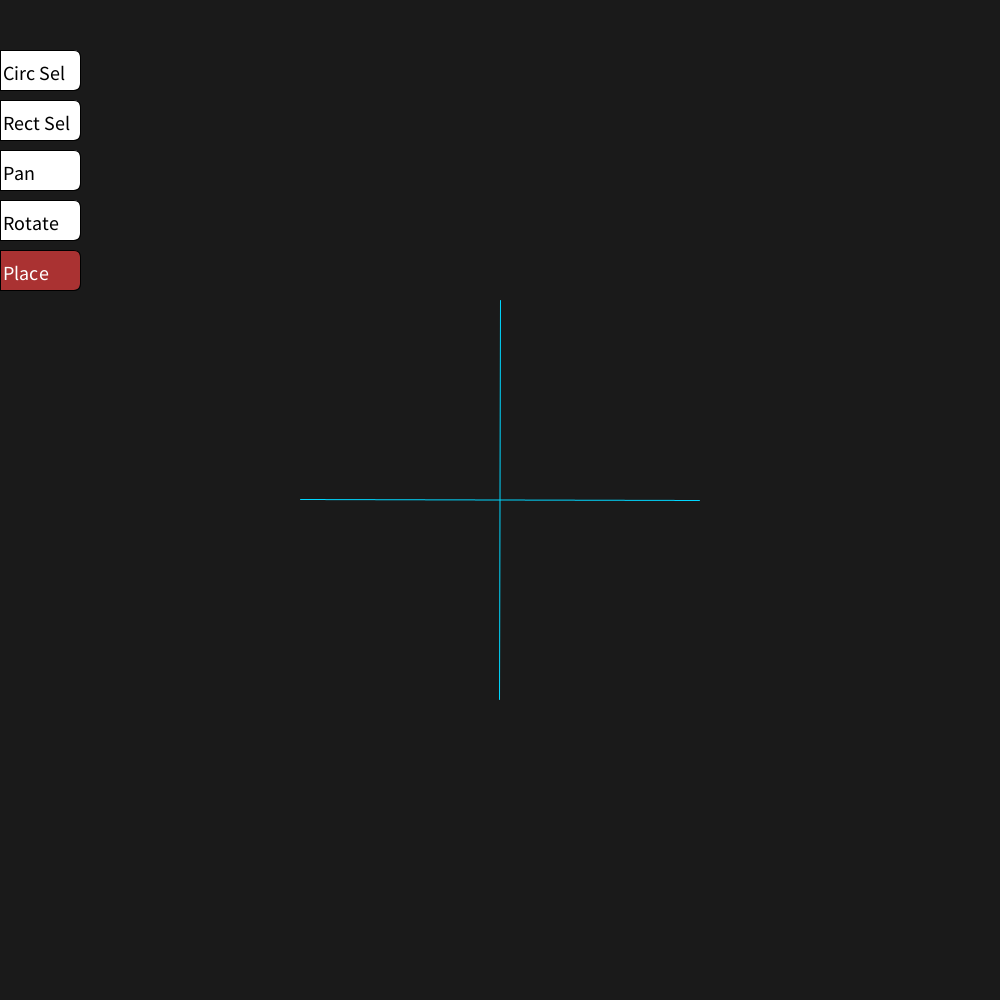
Frame 1 (no input)
Frame 60 (the mouse pressed at the canvas centre just before this capture): identical to frame 1, image omitted
Frame 120 (the mouse held since frame 60 and released just before this capture): identical to frame 1, image omitted

The Processing sketch that drew this single still picture (run headless with seeded random() and noise(); from frame 60 on, the mouse is pressed at the canvas centre):

// Processing sketch: RangeApp
// ── RangeApp.pde
Camera cam;
TreeContainer pot;//or tree
Menu menu;
Selector selector;
Point nearestNeighbor;
ArrayList<Point> pointList, selectedList;
boolean drawCon, drawHelp, drawTreeRelations, drawTreeBoundaries, drawGnoman, useSelector;

void setup() {
  size(1000,1000);
  background(120);
  ellipseMode(CENTER);
  cam = new Camera();
  pot = new TreeContainer();
  selector = new Selector();
  nearestNeighbor = null;
  menu = new Menu();
  pointList = new ArrayList<Point>();
  selectedList = new ArrayList<Point>();

  drawCon = false;
  drawHelp = false;
  drawGnoman = true;
  drawTreeRelations = false;
  drawTreeBoundaries = true;
  
}

void draw() {
  background(c_background);
  
  pushMatrix();
    cam.update();
    if(drawGnoman) GnomanDraw(200);
    
    if(drawTreeBoundaries) {
      pot.drawBoundaries();
    }
   
    if(drawTreeRelations) {
      pot.drawRelations();
    }
  
    for(Point p: pointList) {
      p.draw();
    }
  popMatrix();

  if(useSelector) {
    selector.draw();
  }

  if (drawHelp) {
    drawHelpMenu();
  } else {
    menu.draw();
  }

}

void keyPressed() {
  switch(key) {
    case 'c':
    case 'C':
      pointList.clear();
      selectedList.clear();
      pot.clearTree();
      break;
    case 'h':
    case 'H':
      drawHelp = !drawHelp;
      break;
    case 'k':
    case 'K':
      drawTreeRelations = !drawTreeRelations;
      break;
    case 'j':
    case 'J':
      drawTreeBoundaries = !drawTreeBoundaries;
      break;
    case 'e':
    case 'E':
      drawGnoman = !drawGnoman;
      break;
    case 'r':
    case 'R':
      addRandom(1);
      break;
    case 't':
    case 'T':
      addRandom(20);
      break;
  } 
}

void checkSelect() {}

void setSelected(ArrayList<Point> pointList) {
  for(Point p: selectedList) {
    p.setUnSelected();
  }
  selectedList = pointList;
  for(Point p: selectedList) {
    p.setSelected();
  }
}

void addRandom(int n) {
  for(int i = 0; i < n; i++) {
     Point p = new Point((int)random(width),(int)random(height));
     Point r = cam.transform(p);
     pointList.add(r);
     pot.insert(r);
  }
}

void GnomanDraw(int r) {
  pushStyle();
  stroke(c_gnoman);
  line(-r,0,r,0);
  line(0,-r,0,r);
  popStyle();
}

void mousePressed() {
  if(mouseButton == LEFT && !menu.mousePressed()) { 
    if(useSelector) {
      selector.mousePressed(); 
    } else {
      cam.mousePressed();
    }
  }
  if(mouseButton == RIGHT) { 
    cam.mousePressed();
  }
}

void mouseDragged() {
  if(mouseButton == LEFT) { 
    if(useSelector) {
      selector.mouseDragged();
    } else {
      cam.mouseDragged();
    }
  }
  if(mouseButton == RIGHT) { 
    cam.mouseDragged(); 
  }
}

void mouseReleased() {
  if(mouseButton == LEFT) { 
    if(useSelector) {
      menu.mouseReleased(); 
    } else {
      cam.mouseReleased();
    }
  }
  if(mouseButton == RIGHT) { 
    cam.mouseReleased(); 
  }
}

void balanceTree (ArrayList<Point> points, boolean dir) {

}
class BoundingBox {
  float x1, x2, y1, y2;
  public BoundingBox(float _x1, float _x2, float _y1, float _y2)
  {
    x1 = _x1;
    x2 = _x2;
    y1 = _y1;
    y2 = _y2;
  }
  void draw()
  {
    pushStyle();
    stroke(0);
    line(x1, y1, x2, y1); 
    line(x1, y2, x2, y2);
    line(x1, y1, x1, y2);
    line(x2, y1, x2, y2);
    popStyle();
  }
}

class CirSHandler implements ButtonHandler{
  void Selected() {
    selector.setSelectMode(1);
    useSelector = true;
  }
}

class RectSHandler implements ButtonHandler{
  void Selected() {
    selector.setSelectMode(0);
    useSelector = true;
  }
}
class PanHandler implements ButtonHandler{
  void Selected() {
    cam.setMode(0);
    useSelector = false;
  }
}

class RotHandler implements ButtonHandler{
  void Selected() {
    cam.setMode(1);
    useSelector = false;
  }
}

class PlaceHandler implements ButtonHandler{
  void Selected() {
    selector.setSelectMode(3);
    useSelector = true;
  }
}

interface ButtonHandler {
  void Selected ();
}

class Button {
  int _x;
  int _y;
  int _w;
  int _h;
  int _r;
  boolean _isSel;
  String _label;
  ArrayList<ButtonHandler> _handlerList;

  Button (int x, int y, String label) {
    _x = x;
    _y = y;
    _w = i_buttonWidth;
    _h = i_buttonHeight;
    _r = i_buttonRad;
    _handlerList = new ArrayList<ButtonHandler> ();
    _label = label;
    _isSel = false;
  }
 
  boolean isMouseOver() {
    return mouseX >= _x && mouseX <= _x + _w && mouseY >= _y && mouseY <= _y + _h;
  }
  
  void Select() {
    _isSel = true;
    for(ButtonHandler h: _handlerList) {
      h.Selected();
    }
  }

  void unSelect() {
    _isSel = false;
  }

  void draw () {
      pushStyle();
      stroke(c_buttonStr);
      if(_isSel) {
        fill(c_buttonSel);
      } else {
        fill(c_buttonDef);
      }
      rect(_x, _y, _w, _h, 0, _r, _r, 0);
      if(_isSel) {
        fill(c_WHITE);
      } else {
        fill(c_BLACK);
      }
      textSize(20);
      text(_label, _x + 3, _y + _h - 10);
      popStyle();
  } 

  void addHandler (ButtonHandler h) {
    _handlerList.add(h);
  }
}
class Camera { 
  float _x;
  float _y;
  float _scale;
  float _angle;
  float _oldX;
  float _oldY;
  float _oldAngle;
  float _oldScale;
  
  int   _initMX;
  int   _initMY;

  int _mode;
  
  Camera() {
    _x = 0.0;
    _y = 0.0;
    _scale = 1.0;
    _angle = 4 * PI;
  }

  void setMode(int mode) {
    _mode = mode;
  }
  
  void update() {
    translate(_x + width/2,_y + height/2);
    rotate(_angle);
    scale(_scale); 
  } 
  
  void mousePressed() {
        _initMX = mouseX;
        _initMY = mouseY;
        _oldScale = _scale;
        _oldX = _x;
        _oldY = _y;
        _oldAngle = _angle;
  }
  
  void mouseDragged() {
    float difX = (float)(mouseX - _initMX);
    float difY = (float)(mouseY - _initMY);
       
    if(mouseButton == RIGHT) {
      difX /= (float)(width);
      difY /= (float)(height);
      _scale = f_EPSILON + abs((1 - 4*(difX + difY)) * _oldScale); 
      _x = _oldX * _scale;
      _y = _oldY * _scale; 
    } else {
      switch(_mode) {
        case 0:
          difX *= 1.0/_scale;
          difY *= 1.0/_scale;
          _x = _oldX + difX;
          _y = _oldY + difY;
          break;
        case 1:
          float initAngle = atan((_initMY - height/2)/(f_EPSILON + _initMX - width/2)); 
          float newAngle = atan((mouseY - height/2)/(f_EPSILON + mouseX - width/2)); 
          float delta = newAngle - initAngle;
          _angle = _oldAngle + delta;
          break;
      }
    }
  }
  
  void mouseReleased() {
    
  }

  Point transform(Point p) {
    float px = (1.0/_scale)*((p._x - width/2) - _x);
    float py = (1.0/_scale)*((p._y - height/2) - _y);
    float x = (cos(_angle)*px + sin(_angle)*py);
    float y = (-sin(_angle)*px + cos(_angle)*py);
    return new Point(x,y);
  }
}
class Menu{
  ArrayList<Button> _buttonList;

  Menu(){
    _buttonList = new ArrayList<Button>();
    makeButtons();
  }
  
  void draw(){
    for(Button b: _buttonList) {
      b.draw();
    }
  }
  
  boolean mousePressed(){
    boolean result = false;
    for(Button b: _buttonList) {
      boolean check = b.isMouseOver();
      if(check) {
        result = true;
        for(Button b0: _buttonList) {
          b0.unSelect();
        }
        b.Select();
        break;
      }
    }
    return result;
  }

  void mouseDragged() { 
    selector.stretchSelection(); 
  }
 
  void mouseReleased() { 
    selector.resetSelection(); 
  }

  void makeButtons() {
    int y = 50;
    Button cirS = new Button (0, y, "Circ Sel");
    y += i_buttonHeight + 10;
    _buttonList.add(cirS);
    cirS.addHandler(new CirSHandler());
   
    Button rectS = new Button (0, y, "Rect Sel");
    y += i_buttonHeight + 10;
    _buttonList.add(rectS);
    rectS.addHandler(new RectSHandler());
    
    Button pan = new Button (0, y, "Pan");
    y += i_buttonHeight + 10;
    _buttonList.add(pan);
    pan.addHandler(new PanHandler());
    
    Button rot = new Button (0, y, "Rotate");
    y += i_buttonHeight + 10;
    _buttonList.add(rot);
    rot.addHandler(new RotHandler());
 
    Button place = new Button (0, y, "Place");
    y += i_buttonHeight + 10;
    _buttonList.add(place);
    place.addHandler(new PlaceHandler());
    place.Select();
  }
}

void drawHelpMenu() {
    float hwidth = 400;
    float hheight = 600;

    pushStyle();
    strokeWeight (i_helpStrokeWidth);
    stroke(c_helpStroke);
    fill(c_helpBackground);
    rect(width/2 - hwidth/2, height/2 - hheight/2, hwidth, hheight, 50, 50, 50, 50);
    textSize(40);
    fill(c_helpText);
    text("Help:", width/2 - 50, height/2 - hheight/2 + 50);
    textSize (30);
    float x = width/2 - 150;
    float y = height/2 - hheight/2 + 100;
    for (int i = 0; i < i_helpStrings; i++) {
      text(s_helpStrings[i], x, y);
      y += 35;
    }
    popStyle();
}


class Point {
  float _r = i_pointRad;
  float _x;
  float _y;
  boolean _isSelected;

  Point(float x0, float y0) {
    _x = x0;
    _y = y0;
    _isSelected = false;
  }

  void draw() {
    pushStyle();
    stroke(c_pointStroke);
    fill((_isSelected) ? c_pointSelect : c_pointDefault);
    ellipse(_x, _y, i_pointRad, i_pointRad);
    popStyle();
  }

  boolean isSelectedPoint(float x, float y) {
    return (x - _x)*(x - _x) + (y - _y) * (y - _y) < _r * _r;
  }

  boolean isSelectedCir(float x, float y, float r) {
    return (x - _x)*(x - _x) + (y - _y)*(y - _y) < r * r;
  }

  boolean isSelectedRect(float x1, float y1, float x2, float y2, float x3, float y3, float x4, float y4) {
    int l0 = lineSideTest(x1, y1, x2, y2, _x, _y);
    int l1 = lineSideTest(x2, y2, x3, y3, _x, _y);
    int l2 = lineSideTest(x3, y3, x4, y4, _x, _y);
    int l3 = lineSideTest(x4, y4, x1, y1, _x, _y);
    
    return (l0 == l1) && (l1 == l2) && (l2 == l3);  
  }

  void setSelected() {
    _isSelected = true;
  }

  void setUnSelected() {
    _isSelected = false;
  }

  void toggleSelected() {
    _isSelected = !_isSelected;
  }
}
// Pallete
color c_WHITE = color (255, 255, 255);
color c_BLACK = color (0, 0, 0);
color c_PROCBLUE = color (5,13,22);
color c_LIGHTBLUE = color (0, 215, 255);
color c_YELLOW = color (215, 255, 0);
color c_HILITE = color (70, 255, 50, 180);//selector filling

// Screen Color
color c_background = color (26, 26, 26);
color c_gnoman = c_LIGHTBLUE;

// Buttons
color c_buttonStr = c_BLACK;
color c_buttonDef = c_WHITE;
color c_buttonSel = color (170, 50, 50);
int   i_buttonWidth = 80;
int   i_buttonHeight = 40;
int   i_buttonRad = 7;

// Menu Colors
color c_modeText = c_BLACK;
color c_modeBackground = color (200,200,200,200);

// Help Colors
color c_helpBackground = c_PROCBLUE;
color c_helpStroke = c_BLACK;
color c_helpText = c_WHITE;
int   i_helpStrokeWidth = 2;

// Point
color c_pointStroke = c_BLACK;
color c_pointDefault = c_WHITE;
color c_pointSelect = color (255, 50, 50);
int   i_pointRad = 20;

// Tree stuff
int   i_relationWidth = 2;
int   i_boundaryWidth = 3;

// Help Strings
int i_helpStrings = 7;
String[] s_helpStrings = {
   "h: Toggle Help",
   "e: Toggle Gnoman",
   "k: Toggle Relations",
   "j: Toggle Boundaries",
   "c: Clear Points",
   "r: Add 1 Random",
   "t: Add 20 Random"
};

// Math Stuff
float f_EPSILON = 0.000001;
float f_INFINITY = 999999;
class Selector{
  int _startX,_startY, _endX, _endY;
  float _state;
  float _a, _b, _radius;
  boolean _selecting, _animating, _searching;
  int _select_mode;
  Point point;
  
  Selector(){
    _selecting = false;
    _animating = false;
    _searching = false;
    _a = 0;
    _b = 0;
    _select_mode = 0; //default is rectangular select
    _endX = -1;
    _endY = -1;
  }
  
  void setSelectMode(int mode){ _select_mode = mode; }
  
  void mousePressed(){//triggered on mousePressed()
  _startX = mouseX;
  _startY = mouseY;  
  switch(_select_mode){
   case 0:  _selecting = true; //rectangular selection
            break;  
   case 1:  _selecting = true; //ellipse selection
            break;
   case 2:  _searching = true; //nearest neighbor search
            _state = 0.0;
            _animating = true;
            break;
   case 3:  Point p = cam.transform(new Point(mouseX, mouseY)); //place point
            pointList.add(p);
            pot.insert(p);
  }
  }
 
  void mouseReleased() {
    resetSelection();
  }
   
  void resetSelection(){//triggered on mouseReleased()
    if(_selecting){  //selecting with rect or circle
      ArrayList<Point> solution;
      switch(_select_mode){
        case 0: 
          Point p1 = cam.transform(new Point(_startX, _startY));
          Point p2 = cam.transform(new Point(_endX+_startX, _endY+_startY));
          solution = pot.queryBox(new BoundingBox(min(p1._x, p2._x), max(p1._x, p2._x), min(p1._y, p2._y), max(p1._y, p2._y)));
          setSelected(solution);
          println("size of list: " + solution.size());
          break;
        case 1:
          Point pp1 = cam.transform(new Point(_startX, _startY));
          Point pp2 = cam.transform(new Point(_endX+_startX, _endY+_startY));
          solution = pot.queryCircle(pp1, dist(pp1._x, pp1._y, pp2._x, pp2._y));
          setSelected(solution);
          println("size of list: " + solution.size());
          break;
      }
      _selecting = false;
      _startX = -1;
      _startY = -1;
    }
    else{
      //_tree.neighborQuery(cam.transform(new Point(_a,_b)),
      _searching = false;
    }
    _endX = -1;
    _endY = -1;    
    _a = 0;
    _b = 0;
  }
 
  void mouseDragged() {
    stretchSelection();  
  }

  void stretchSelection(){
    if(_selecting){
      _endX = mouseX-_startX;
      _endY = mouseY-_startY;
    }
  }

  void draw(){
      pushStyle();
      stroke(color(100,100,100));
      fill(c_HILITE);
      if(_selecting){
        switch(_select_mode){
          case 0:  rect(_startX,_startY,_endX,_endY);
                   break;
          case 1:  _a = mouseX-_startX;
                   _b = mouseY-_startY;
                   _radius = sqrt(_a*_a+_b*_b);
                   ellipseMode(RADIUS);
                   ellipse(_startX,_startY,_radius,_radius);
                   line(_startX,_startY,mouseX,mouseY);
                   ellipseMode(CENTER);
                   break;
      }
    }
  if(_animating){ neighborAnimation(); }
  popStyle();
  }
    
  void neighborAnimation(){
    float elapsedTime = constrain(1f/frameRate, 16f/1000f, 32f/1000f);
    _state += max( 8 * elapsedTime *  sin(_state*PI), 0.01);
    float r = _state * 100;
    ellipseMode(RADIUS);
    ellipse(_startX,_startY,r,r);
    if(_state > 1.0) { 
      _animating = false;
      _searching = false;
    }
  }  
}
int lineSideTest (float ax0, float ay0, float ax1, float ay1, float px, float py) {
  float val = (ax1 - ax0) * (py - ay0) - (ay1 * ay0) * (px - ax0);
  if (val == 0) {
    return 0;
  } else if (val > 0) {
    return 1;
  } else {
    return -1;
  }
}

boolean containsBox(BoundingBox a, BoundingBox b)
{//does a contain b?
  return b.x1 >= a.x1 && b.x2 <= a.x2 && b.y1 >= a.y1 && b.y2 <= a.y2; 
}

boolean intersectsBox(BoundingBox a, BoundingBox b)
{
  if(containsBox(a,b) || containsBox(b,a))  return true;
  return ((a.x1 <= b.x2 && a.x1 >= b.x1 && a.y1 <= b.y2 && a.y2 >= b.y1) || (b.x1 <= a.x2 && b.x1 >= a.x1 && b.y1 <= a.y2 && b.y2 >= b.y1));
}

boolean inBox(Point p, BoundingBox a)
{
  return p._x >= a.x1 && p._x <= a.x2 && p._y >= a.y1 && p._y <= a.y2;
}

//random helper function I don't know where to put
ArrayList<Point> merge(ArrayList<Point> a, ArrayList<Point> b) {
  for(Point p : b)
    a.add(p);
  return a;
}
class KdTree {
  KdTree _left, _right, _parent;
  Point _loc;
  float _x1, _x2, _y1, _y2;
  int _depth;
  color _relationC;
  color _boundaryC;
  boolean _dir; // Vertical->True, Horizontal->False
  boolean _parDir; // Left->True, Right->False
  BoundingBox _bb;
  
  public KdTree(KdTree parent, boolean parDir, Point p, boolean vert, int depth, BoundingBox bb) {
    _parent = parent;
    _loc = p;
    _dir = vert;
    _parDir = parDir;
    _depth = depth;
    _bb = bb;
    _boundaryC = colorizeBoundary(depth);
    _relationC = colorizeRelation(depth);
    _left = null;
    _right = null;

    calcBoundary();    
  }
  
  
  void insert(Point p) {
    KdTree parent = search(p);
    
    if(parent._dir) {            // If parent is vertical
      if(parent._loc._x > p._x) {
        BoundingBox bb = new BoundingBox(parent._bb.x1, parent._loc._x, parent._bb.y1, parent._bb.y2);
        parent._left = new KdTree(parent, true, p, !parent._dir, parent._depth + 1, bb);
      } else {
        BoundingBox bb = new BoundingBox(parent._loc._x, parent._bb.x2, parent._bb.y1, parent._bb.y2);
        parent._right = new KdTree(parent, false, p, !parent._dir, parent._depth + 1, bb);
      }
    } else {
      if(parent._loc._y > p._y) {
        BoundingBox bb = new BoundingBox(parent._bb.x1, parent._bb.x2, parent._bb.y1, parent._loc._y);
        parent._left = new KdTree(parent, true, p, !parent._dir, parent._depth + 1, bb);
      } else {
        BoundingBox bb = new BoundingBox(parent._bb.x1, parent._bb.x2, parent._loc._y, parent._bb.y2);
        parent._right = new KdTree(parent, false, p, !parent._dir, parent._depth + 1, bb);
      }
    }
  }

  KdTree search(Point p) {
    if(_dir) {                   // If vertical
      if(p._x < _loc._x) {       // If p is to the left of _loc
        if(_left != null) {
          return _left.search (p);
        } else {
          return this;
        }
      } else {                    // Then p is to the right of _loc
        if(_right != null) {
          return _right.search (p);
        } else {
          return this;
        } 
      }
    } else {                      // If Horizontal
      if(p._y < _loc._y) {        // If p is under _loc
        if(_left != null) {
          return _left.search(p);
        } else {
          return this;
        }
      } else {                   // Then p is over _loc
        if(_right != null) {
          return _right.search(p);
        } else {
          return this;
        }
      }
    }
  }

  ArrayList<Point> report() {
    ArrayList<Point> rightRes = new ArrayList<Point>();
    ArrayList<Point> leftRes = new ArrayList<Point>();
    leftRes.add(_loc);

    if(_left != null)
      leftRes = merge(leftRes, _left.report());    
    if(_right != null)
      rightRes = _right.report();
    return merge(rightRes, leftRes);
  }
  
  ArrayList<Point> queryBox(BoundingBox range) {
    ArrayList<Point> rightRes = new ArrayList<Point>();
    ArrayList<Point> leftRes = new ArrayList<Point>();
    
    if(inBox(_loc, range)) 
      rightRes.add(_loc);      
    
    if(_left != null) {
      if(containsBox(range, _left._bb)) 
        leftRes = _left.report();

      else if(intersectsBox(_left._bb, range)) 
        leftRes = _left.queryBox(range);
    }
    
    if(_right != null) {
      if(containsBox(range, _right._bb)) 
        rightRes = merge(_right.report(), rightRes);
      
      else if(intersectsBox(_right._bb, range)) 
        rightRes = merge(_right.queryBox(range), rightRes);
    }
    return merge(rightRes, leftRes);
  }
  
  ArrayList<Point> queryCircle(Point c, float r) {
    ArrayList<Point> rightRes = new ArrayList<Point>();
    ArrayList<Point> leftRes = new ArrayList<Point>();
    
    if(inCircle(c, r, _loc)) 
      rightRes.add(_loc);      
    
    if(_left != null) {
      if(circleContainsBox(_left._bb, c._x, c._y, r)) 
        leftRes = _left.report();

      else if(rectCircleIntersect(_left._bb, c, r)) 
        leftRes = _left.queryCircle(c, r);
    }
    
    if(_right != null) {
      if(circleContainsBox(_right._bb, c._x, c._y, r)) 
        rightRes = merge(_right.report(), rightRes);
      
      else if(rectCircleIntersect(_right._bb, c, r)) 
        rightRes = merge(_right.queryCircle(c, r), rightRes);
    }
    return merge(rightRes, leftRes);
  }
  
  void drawRelations() {
    pushStyle();
    strokeWeight(i_relationWidth);
    stroke(_relationC);
    if(_left != null) {
      line(_loc._x, _loc._y, _left._loc._x, _left._loc._y);
      _left.drawRelations();
    }
    if(_right != null) {
      line(_loc._x, _loc._y, _right._loc._x, _right._loc._y);
      _right.drawRelations();
    }
    popStyle();
  }

  void drawBoundaries () {
    pushStyle();
    strokeWeight(i_boundaryWidth);
    stroke(_boundaryC);
    line(_x1, _y1, _x2, _y2);
    popStyle();
    if(_left != null) {
      _left.drawBoundaries();
    }
    if(_right != null) {
      _right.drawBoundaries();
    }
  }
  
  void calcBoundary () {
    if(_parent == null) {     // Has no Parent, infinite in both directions
      if (_dir) {
        _x1 = _loc._x;
        _x2 = _loc._x;
        _y1 = f_INFINITY;
        _y2 = -f_INFINITY;
      } else {
        _x1 = f_INFINITY;
        _x2 = -f_INFINITY;
        _y1 = _loc._y;
        _y2 = _loc._y;
      }
    } else {                 // Has a parent, half line is made
      if (_dir) {
        _x1 = _loc._x;
        _x2 = _loc._x;
        _y1 = _parent._loc._y;
        if (_parDir) {
          _y2 = -f_INFINITY;
        } else {
          _y2 = f_INFINITY;
        }
      } else {
        _x1 = _parent._loc._x;
        _y1 = _loc._y;
        _y2 = _loc._y;
        if(_parDir) {
          _x2 = -f_INFINITY;
        } else {
          _x2 = f_INFINITY;
        }
      }
      
      if (_parent._parent != null && _parent._parent._parent != null) { // is depth at least depth 3, might be bounded in both dir 
        if (_parDir != _parent._parent._parDir) { // Will "curl" into a prev bar
          if(_dir) {
            _y2 = _parent._parent._parent._loc._y;
          } else {
            _x2 = _parent._parent._parent._loc._x;
          }
        } else {  // Who knows? but it will share same bound as par's par
          if(_dir) {
            _y2 = _parent._parent._y2;
          } else {
            _x2 = _parent._parent._x2;
          }
        }
      }
    }
  }

  color colorizeRelation (int depth) {
    float d = depth * 0.2;
    return color((int)255*cos(d) * cos(d), (int)255*abs(sin(d + PI)), (int)255*abs(sin(d+0.5)));
  }

  color colorizeBoundary (int depth) {
    float d = depth * 0.2;
    return color((int)255*abs(sin(d + 0.3)), (int)255*abs(sin(d+3.0)), (int)255*abs(sin(d+0.7))); 
  }
}
class TreeContainer {
  KdTree _tree;
  BoundingBox _bb;

  TreeContainer(){ 
    _tree = null;
    _bb = new BoundingBox(-f_INFINITY, f_INFINITY, -f_INFINITY, f_INFINITY);
  }
  
  void insert(Point p){
    if(_tree != null) { 
      _tree.insert(p); 
    } else { 
      _tree = new KdTree (null, true, p, true, 0, _bb);
    }
  }
  
  KdTree getTree(){ return _tree;}
  
  void clearTree(){ _tree = null; }   
  
  ArrayList<Point> queryBox(BoundingBox bb) {
    if(_tree != null) {
      return _tree.queryBox(bb);
    }
    return new ArrayList<Point>();
  }

  ArrayList<Point> queryCircle(Point p, float r) {
    if(_tree != null) {
      return _tree.queryCircle(p, r);
    }
    return new ArrayList<Point>();
  }


  void setTree (KdTree tree) { _tree = tree; }

  void drawRelations() {
    if(_tree != null) {
      _tree.drawRelations();
    }
  }

  void drawBoundaries() {
    if(_tree != null) {
      _tree.drawBoundaries();
    }
  }
}
boolean rectCircleIntersect(BoundingBox bb, Point p, float r){
  if( inBox(p, bb) ){ return true; } //circle center in rect
  //if( circleContainsBox(bb, p._x, p._y, r)){ return true; }
  if(dist(bb.x1,bb.y1, p._x, p._y) <= r || dist(bb.x1,bb.y2, p._x, p._y)<=r || dist(bb.x2,bb.y1, p._x, p._y)<= r || dist(bb.x2,bb.y2, p._x, p._y) <= r){ return true; }
  if(boxContainsCircle(bb, p._x, p._y, r)){ return true; }
  if(lineIntersectsCircle(bb.x1, bb.y1, bb.x1, bb.y2, p._x, p._y, r)){ return true; }//left:bottom->top
  if(lineIntersectsCircle(bb.x1, bb.y2, bb.x2, bb.y2, p._x, p._y, r)){ return true; }//top:left->right
  if(lineIntersectsCircle(bb.x2, bb.y1, bb.x2, bb.y2, p._x, p._y, r)){ return true; }//right:bottom->top
  if(lineIntersectsCircle(bb.x1, bb.y1, bb.x2, bb.y1, p._x, p._y, r)){ return true; }//bottom: left->right
  else{ return false; }
}
boolean inCircle(Point p, float r, Point q)
{
  return dist(p._x, p._y, q._x, q._y) <= r;
}
boolean circleContainsBox(BoundingBox bb, float cx, float cy, float r){//not currently using this for anything but I wrote it up and didn't know 
 if(dist(bb.x1,bb.y1, cx, cy) <= r && dist(bb.x1,bb.y2, cx, cy)<=r && dist(bb.x2,bb.y1, cx, cy)<= r && dist(bb.x2,bb.y2, cx, cy) <= r){ return true; }
 else{ return false;}
}

boolean boxContainsCircle(BoundingBox bb, float cx, float cy, float r){
  float list[] = new float[4];
  list[0] = dist(cx,cy,bb.x1,cy);
  list[1] = dist(cx,cy,bb.x2,cy);
  list[2] = dist(cx,cy,cx,bb.y2);
  list[3] = dist(cx,cy,cx,bb.y1);
  if(min(list) <= r) return true;
  else return false;
}

boolean lineIntersectsCircle(float a1, float a2, float b1, float b2, float c1, float c2, float r){
  float dpTop = (b1-a1)*(c1-a1)+(b2-a2)*(c2-a2);
  float len = sqrt((b1-a1)*(b1-a1)+(b2-a2)*(b2-a2));
  float dpBot = len*len;
  float projScalar = dpTop/dpBot;
  float orthX = projScalar*(b1-a1);
  float orthY = projScalar*(b2-a2);
  if(!onLine(0.0,0.0,b1-a1,b2-a2,orthX,orthY)){//a1-a1=0,b1-b1=0
    return false;
  }
  else{
    if(dist(orthX, orthY, c1-a1, c2-a2) <= r){ 
      return true; 
    }
    else{
      return false; 
    }
  }
}

boolean onLine(float a1,float a2, float b1, float b2, float p1, float p2){//returns true if p is on segment ab
  if( a1==0 && b1==0 ){//vertical line case
    if( a2<=p2 && p2<=b2 ){ 
      return true; 
  }
    else { 
      return false; 
    }
  }
  else{// a2 == b2 horizontal line case
  if( a1<=p1 && p1<=b1 ){ 
    return true; 
  }
    else{ 
      return false; 
    }
  }
}

/* Useful test suite that can be put at the end of RangeApp constructor for testing
boolean t1 = lineIntersectsCircle(2.0, 1.0 , 5.0,  1.0,  3.5,  3,  2);//horizontal case
  //boolean t1 = lineIntersectsCircle(1.0, 2.0 , 1.0,  5.0,  3.5,  3,  2.0);//vertical case
  if(t1){println("True");}
 else{println("false");}

*/
